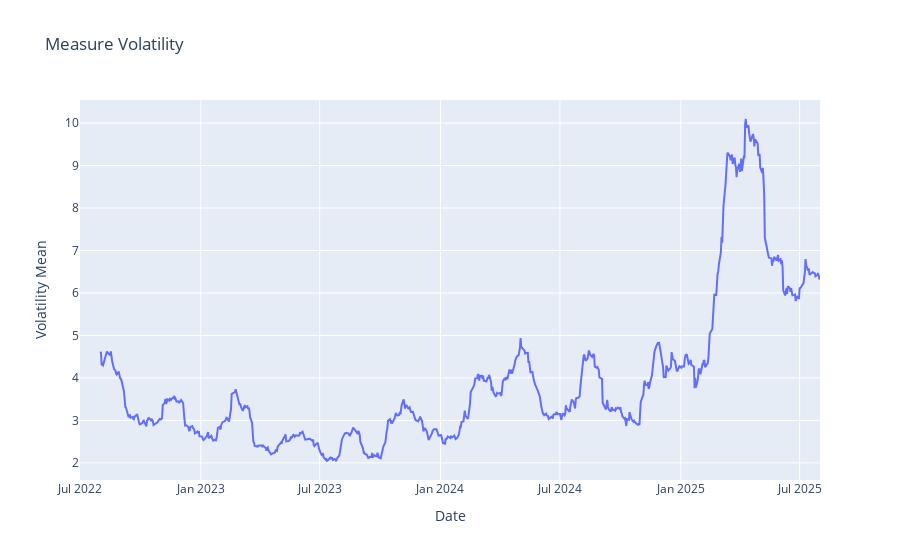

Source (notebook cell):
### Markdown cell above
### The Mean Volatility

### Code cell
fig = px.line(df_stock, x="date", y="volatility_mean", title="Measure Volatility", 
              labels={"date": "Date", "volatility_mean": "Volatility Mean"})
fig.show()

### Figure 1 — Plotly figure (JSON) as saved in the notebook; plotly's stock layout.template omitted (floating-point values rounded to 4 significant figures; data arrays with more than 128 entries replaced by an {"elided": "..."} marker saying what was removed)
{"data": [{"hovertemplate": "Date=%{x}<br>Volatility Mean=%{y}<extra></extra>", "legendgroup": "", "line": {"color": "#636efa", "dash": "solid"}, "marker": {"symbol": "circle"}, "mode": "lines", "name": "", "orientation": "v", "showlegend": false, "type": "scatter", "x": {"elided": "771 str values"}, "xaxis": "x", "y": {"elided": "771 float values"}, "yaxis": "y"}], "layout": {"legend": {"tracegroupgap": 0}, "title": {"text": "Measure Volatility"}, "xaxis": {"anchor": "y", "domain": [0, 1], "title": {"text": "Date"}}, "yaxis": {"anchor": "x", "domain": [0, 1], "title": {"text": "Volatility Mean"}}}}
